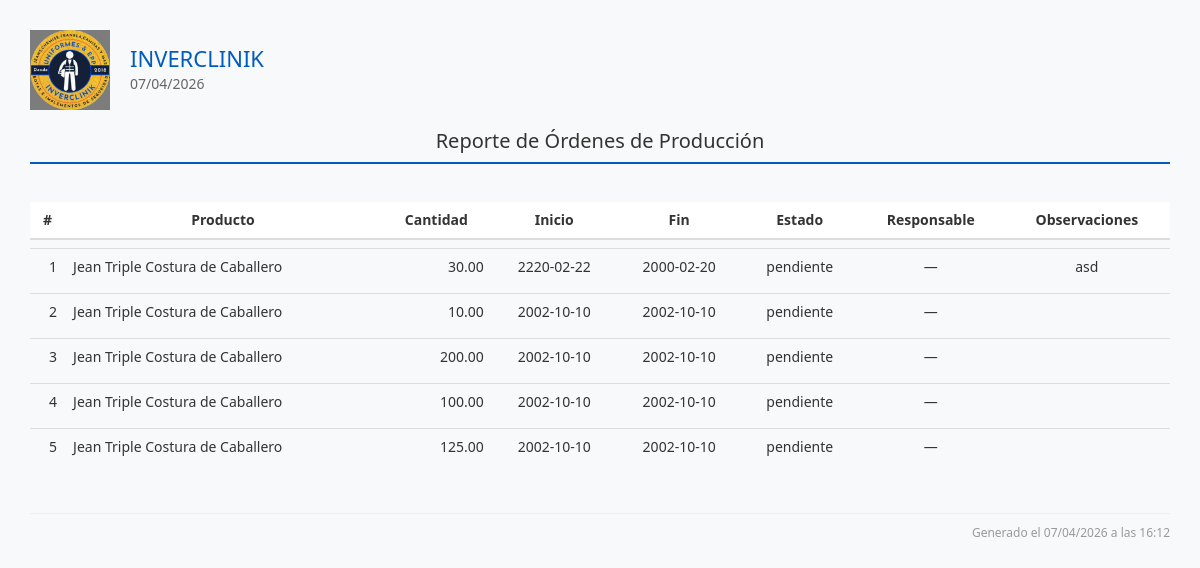
Page /reportes/ordenes_produccion_view.php on the committed database.
### tables this page shows
CREATE TABLE IF NOT EXISTS `ordenes_produccion` (
  `id` int(11) NOT NULL AUTO_INCREMENT,
  `receta_producto_id` int(11) NOT NULL,
  `cantidad_a_producir` decimal(10,2) NOT NULL,
  `fecha_inicio` date DEFAULT NULL,
  `fecha_fin` date DEFAULT NULL,
  `estado` enum('pendiente','en_proceso','finalizado','cancelado') DEFAULT 'pendiente',
  `observaciones` text DEFAULT NULL,
  `creado_en` timestamp NOT NULL DEFAULT current_timestamp(),
  `usuario_id` int(11) DEFAULT NULL,
  `tasa_cambiaria_id` int(11) DEFAULT NULL COMMENT 'Tasa usada al crear la orden',
  PRIMARY KEY (`id`)
);

CREATE TABLE IF NOT EXISTS `productos` (
  `id` int(11) NOT NULL AUTO_INCREMENT,
  `nombre` varchar(255) NOT NULL,
  `categoria` varchar(100) DEFAULT NULL,
  `tipo_genero` varchar(50) DEFAULT NULL,
  `descripcion` text DEFAULT NULL,
  `imagen` varchar(255) DEFAULT NULL,
  `precio_unitario` decimal(10,2) DEFAULT 0.00,
  `fecha_creacion` datetime DEFAULT current_timestamp(),
  `activo` tinyint(1) DEFAULT 1,
  PRIMARY KEY (`id`)
);

### reportes/ordenes_produccion_view.php (the view, shortened to what this page needs)
<?php
require_once('../template/header.php');
$where = [];
$condiciones = count($where) ? "WHERE " . implode(" AND ", $where) : "";
$sql = "
SELECT
op.id,
p.nombre AS producto,
op.cantidad_a_producir,
op.fecha_inicio,
op.fecha_fin,
op.estado,
u.username AS responsable,
op.observaciones
FROM ordenes_produccion op
JOIN recetas_productos rp ON rp.id = op.receta_producto_id
JOIN productos p ON p.id = rp.producto_id
LEFT JOIN users u ON u.id = op.usuario_id
$condiciones
ORDER BY op.fecha_inicio DESC
";
$result = $conn->query($sql);
?>
<div class="contenido-principal">
<div class="reporte-header">
<div class="logo-info">
<img src="../assets/img/inverclinik_3.png" alt="Logo INVERCLINIK">
<div class="empresa-fecha">
<h1>INVERCLINIK</h1>
<p><?= date('d/m/Y') ?></p>
</div>
</div>
<div class="titulo-reporte">
<h2>Reporte de Órdenes de Producción</h2>
</div>
</div>
<?php if ($result->num_rows > 0): ?>
<table class="table">
<thead>
<tr>
<th>#</th>
<th>Producto</th>
<th>Cantidad</th>
<th>Inicio</th>
<th>Fin</th>
<th>Estado</th>
<th>Responsable</th>
<th>Observaciones</th>
</tr>
</thead>
<tbody>
<?php $i = 1 ?>
<?php while ($row = $result->fetch_assoc()): ?>
<tr>
<td style="text-align:right"><?= $i++ ?></td>
<td style="text-align:left"><?= htmlspecialchars($row['producto']) ?></td>
<td style="text-align:right"><?= $row['cantidad_a_producir'] ?></td>
<td><?= $row['fecha_inicio'] ?></td>
<td><?= $row['fecha_fin'] ?></td>
<td><?= $row['estado'] ?></td>
<td><?= $row['responsable'] ?? '—' ?></td>
<td><?= htmlspecialchars($row['observaciones']) ?></td>
</tr>
<?php endwhile; ?>
</tbody>
</table>
<?php else: ?>
<div class="no-data">
No se encontraron órdenes de producción con los filtros seleccionados.
</div>
<?php endif; ?>
<div class="reporte-footer">
Generado el <?= date('d/m/Y \a \l\a\s H:i') ?>
</div>
</div>
<?php require_once('../template/footer.php'); ?>

### template/header.php (shortened to what this page needs)
<!DOCTYPE html>
<html lang="en">
<head>
    <link rel="stylesheet" href="../assets/css/bootstrap.css">
    <link rel="stylesheet" href="../assets/css/font-awesome.css">
    <link rel="stylesheet" href="../assets/css/custom.css">
    <link rel="stylesheet" href="../css/dashboard.css">
    <link rel="stylesheet" href="../css/reportes.css">
    <link rel="stylesheet" href="../css/style.css">
    <link rel="stylesheet" href="../css/navbar.css">
    <link rel="stylesheet" href="../css/perfil.css">
    <link rel="stylesheet" href="../assets/css/all.min.css">
    <link rel="stylesheet" href="../assets/css/select2.min.css">
</head>

### template/footer.php (shortened to what this page needs)
</body>
</html>

### css/dashboard.css (style rules this page uses)
* { margin: 0; padding: 0; box-sizing: border-box; }

### css/reportes.css (style rules this page uses)
.reporte-header { display: flex; flex-direction: column; align-items: stretch; border-bottom: 2px solid #005bbe; margin-bottom: 30px; padding-bottom: 10px; }
.logo-info { display: flex; justify-content: flex-start; align-items: center; gap: 20px; }
.logo-info img { width: 80px; height: auto; }
.empresa-fecha h1 { font-size: 22px; color: #005bbe; margin: 0; }
.empresa-fecha p { font-size: 14px; color: #666; margin: 4px 0 0; }
.titulo-reporte { text-align: center; margin-top: 20px; }
.titulo-reporte h2 { font-size: 20px; color: #333; margin: 0; }
.table { width: 100%; border-collapse: separate; border-spacing: 0 8px; margin-bottom: 30px; }
.table th { padding: 12px 16px; font-size: 14px; text-align: center; background-color: #ffffff; border: none; }
.table td { padding: 10px 16px; font-size: 14px; text-align: center; border: none; }
.table tbody tr { border-radius: 8px; overflow: hidden; }
.reporte-footer { text-align: right; font-size: 12px; color: #999; border-top: 1px solid #eee; padding-top: 10px; margin-top: 40px; }
.contenido-principal { margin-left: 0 !important; padding: 0; box-sizing: border-box; background-color: #fff; min-height: 100vh; }

### css/style.css (style rules this page uses)
.contenido-principal { margin-left: 260px; padding: 30px; box-sizing: border-box; background-color: #f8f9fa; min-height: 100vh; }

### rows in the picture
ordenes_produccion: productos.nombre "Jean Triple Costura de Caballero", cantidad_a_producir "30.00", fecha_inicio "2220-02-22", fecha_fin "2000-02-20", estado "pendiente", responsable "—", observaciones "asd"
ordenes_produccion: productos.nombre "Jean Triple Costura de Caballero", cantidad_a_producir "10.00", fecha_inicio "2002-10-10", fecha_fin "2002-10-10", estado "pendiente", responsable "—"
ordenes_produccion: productos.nombre "Jean Triple Costura de Caballero", cantidad_a_producir "200.00", fecha_inicio "2002-10-10", fecha_fin "2002-10-10", estado "pendiente", responsable "—"
ordenes_produccion: productos.nombre "Jean Triple Costura de Caballero", cantidad_a_producir "100.00", fecha_inicio "2002-10-10", fecha_fin "2002-10-10", estado "pendiente", responsable "—"
ordenes_produccion: productos.nombre "Jean Triple Costura de Caballero", cantidad_a_producir "125.00", fecha_inicio "2002-10-10", fecha_fin "2002-10-10", estado "pendiente", responsable "—"
